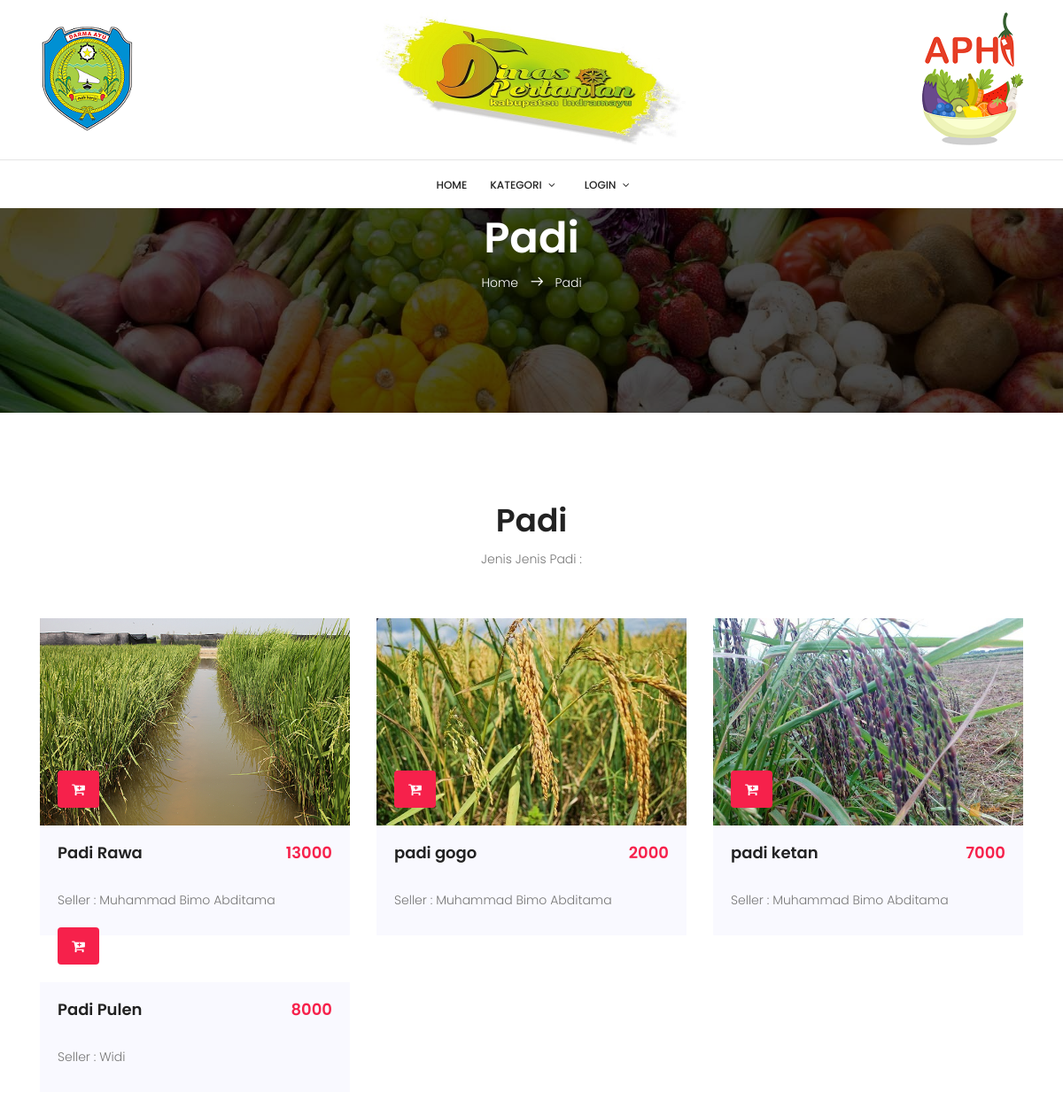
Page /index.php/padi on the committed database.
### tables this page shows
CREATE TABLE `produk` (
  `id_produk` int(11) NOT NULL,
  `nama_produk` varchar(100) NOT NULL,
  `foto` text NOT NULL,
  `harga_produk` varchar(200) NOT NULL,
  `jenis` enum('padi','palawija','sayuran','tanaman','buah') NOT NULL,
  `seller` varchar(30) NOT NULL,
  `status` int(10) NOT NULL
);

### application/controllers/Padi.php (called while the page is built, shortened)
<?php
Class Padi extends CI_Controller {
    function __construct() {
        $this->load->Model('Model_produk');
        $this->load->library('pagination');
    }
    function index() {
        $config['base_url'] = site_url('Padi/index');
        $config['total_rows'] = $this->Model_produk->br()->num_rows();
        $config['per_page'] = 9;
        $config["uri_segment"] = 3;
        $choice = $config["total_rows"] / $config["per_page"];
        $config["num_links"] = floor($choice);
        $config['first_link'] = 'First';
        $config['last_link'] = 'Last';
        $config['next_link'] = 'Next';
        $config['prev_link'] = 'Prev';
        $config['full_tag_open'] = '<div class="pagging text-center"><nav><ul class="pagination justify-content-center">';
        $config['full_tag_close'] = '</ul></nav></div>';
        $config['num_tag_open'] = '<li class="page-item"><span class="page-link">';
        $config['num_tag_close'] = '</span></li>';
        $config['cur_tag_open'] = '<li class="page-item active"><span class="page-link">';
        $config['cur_tag_close'] = '<span class="sr-only"></span></span></li>';
        $config['next_tag_open'] = '<li class="page-item"><span class="page-link">';
        $config['next_tagl_close'] = '<span aria-hidden="true">&raquo;</span></span></li>';
        $config['prev_tag_open'] = '<li class="page-item"><span class="page-link">';
        $config['prev_tagl_close'] = '</span>Next</li>';
        $config['first_tag_open'] = '<li class="page-item"><span class="page-link">';
        $config['first_tagl_close'] = '</span></li>';
        $config['last_tag_open'] = '<li class="page-item"><span class="page-link">';
        $config['last_tagl_close'] = '</span></li>';
        $this->pagination->initialize($config);
        $data['page'] = ($this->uri->segment(3)) ? $this->uri->segment(3) : 0;
        $data['pagination'] = $this->pagination->create_links();
        $data['produk'] = $this->Model_produk->join_br($config["per_page"], $data['page'])->result();
        $data['produk'] = $this->db->get_where('produk', array('jenis' => 'padi', 'status' => 1))->result();
        $this->load->view('padi', $data);
    }
}
?>

### index.php (called while the page is built, shortened)
<?php
require_once BASEPATH.'core/CodeIgniter.php';

### application/views/padi.php (the view, shortened to what this page needs)
<section class="banner-area relative" id="home">
    <div class="container">
        <div class="row d-flex align-items-center justify-content-center">
            <div class="about-content col-lg-12">
                <h1 class="text-white">
                    Padi
                </h1>
                <p class="text-white link-nav"><a href="<?php echo site_url('Welcome') ?>">Home </a>  <span class="lnr lnr-arrow-right"></span>  <a href="<?php echo site_url('Padi') ?>">Padi</a></p>
            </div>
        </div>
    </div>
</section>
<section class="training-area section-gap">
    <div class="container">
        <div class="row d-flex justify-content-center">
            <div class="col-md-9 pb-40 header-text text-center">
                <h1 class="pb-10">Padi</h1>
                <p>
                    Jenis Jenis Padi :
                </p>
            </div>
        </div>
        <div class="row">
            <?php foreach ($produk as $p): ?>
                <div class="col-lg-4 cl-md-6">
                    <div class="single-training">
                        <div class="thumb relative">
                            <img class="img-fluid image-responsive"  src="<?php echo base_url() ?>uploads/produk/<?php echo $p->foto ?>" alt="">
                            <a  class="admission-btn btn btn-default fa fa-cart-plus" href="<?php echo site_url('Padi/pesan/'.$p->id_produk) ?>"></a>
                        </div>
                        <div class="details">
                            <div class="title justify-content-between d-flex">
                                <a href="#"><h4><?php echo $p->nama_produk ?></h4></a>
                                <p class="price">
                                    <?php echo $p->harga_produk ?>
                                </p>
                            </div>
                            <br>
                            <p style="size: 10px;">Seller : <?php echo $p->seller ?></p>
                        </div>
                    </div>
                </div>
            <?php endforeach; ?>
        </div>
    </div>
</section>

### assets/css/main.css (style rules this page uses)
body { color: #777777; font-family: "Poppins", sans-serif; font-size: 14px; font-weight: 300; line-height: 1.625em; position: relative; }
a { -webkit-transition: all 0.3s ease 0s; -moz-transition: all 0.3s ease 0s; -o-transition: all 0.3s ease 0s; transition: all 0.3s ease 0s; }
a, a:focus, a:hover { text-decoration: none; outline: 0; }
h1, h2, h3, h4, h5, h6 { font-family: "Poppins", sans-serif; color: #222222; line-height: 1.2em !important; margin-bottom: 0; margin-top: 0; font-weight: 600; }
h1, .h1 { font-size: 36px; }
h4, .h4 { font-size: 18px; }
.pb-10 { padding-bottom: 10px; }
.pb-40 { padding-bottom: 40px; }
.text-white { color: #fff; }
.text-center { text-align: center; }
.relative { position: relative; }
h1 { font-size: 36px; }
h4 { font-size: 18px; }
h1, h2, h3, h4, h5, h6 { line-height: 1.5em; }
.section-gap { padding: 100px 0; }
.banner-area { background: url(../img/header-bg.jpg) center; background-size: cover; }
.link-nav { margin-top: 10px; }
.about-content { margin-top: 120px; padding: 120px 0px; text-align: center; }
.about-content h1 { font-size: 48px; font-weight: 600; }
.about-content a { color: #fff; font-weight: 300; font-size: 14px; }
.about-content .lnr { margin: 0px 10px; font-weight: 600; }
.training-area .single-training { position: relative; margin-bottom: 30px; -webkit-transition: all 0.3s ease 0s; -moz-transition: all 0.3s ease 0s; -o-transition: all 0.3s ease 0s; transition: all 0.3s ease 0s; }
.training-area .single-training .thumb img { width: 100%; }
.training-area .single-training .thumb .admission-btn { background: #f6214b; color: #fff !important; padding: 8px 15px; left: 20px; bottom: 20px; position: absolute; }
.training-area .single-training .details { background: #f9f9ff; padding: 20px; }
.training-area .single-training .details .price { color: #f6214b; font-size: 18px; font-weight: 600; margin: 0px; }
.training-area .single-training .details p { margin: 8px 0; }

### rows in the picture
produk: foto (picture), nama_produk "Padi Rawa", harga_produk "13000", seller "Muhammad Bimo Abditama"
produk: foto (picture), nama_produk "padi gogo", harga_produk "2000", seller "Muhammad Bimo Abditama"
produk: foto (picture), nama_produk "padi ketan", harga_produk "7000", seller "Muhammad Bimo Abditama"
produk: nama_produk "Padi Pulen", harga_produk "8000", seller "Widi"
